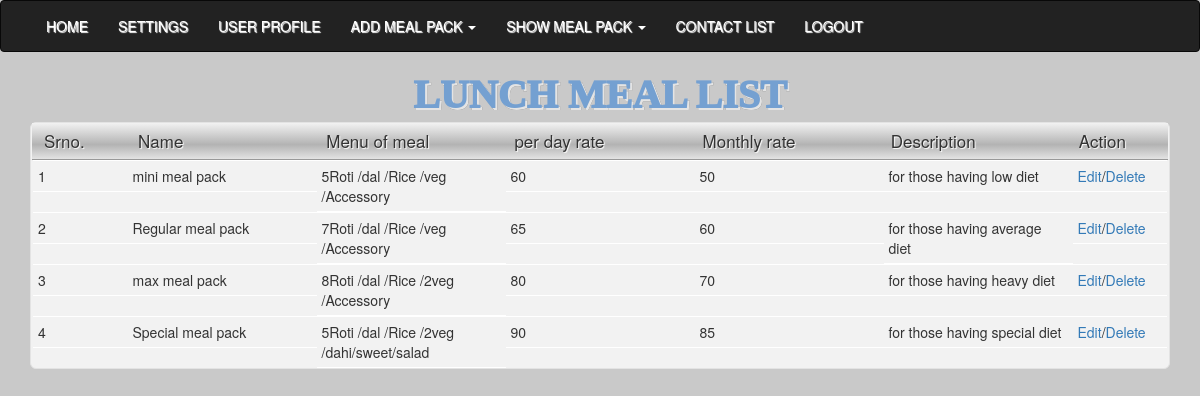
The page /admin/show_lunch_meal.php (signed in) on the database its author committed.
### tables this page shows
CREATE TABLE IF NOT EXISTS `lunchmenu` (
  `id` int(11) NOT NULL AUTO_INCREMENT,
  `name` varchar(255) NOT NULL,
  `menu` varchar(255) NOT NULL,
  `dayrate` int(11) NOT NULL,
  `monthrate` int(11) NOT NULL,
  `description` varchar(255) NOT NULL,
  PRIMARY KEY (`id`)
);

### admin/show_lunch_meal.php (the view, shortened to what this page needs)
<?php
include("header.php");
	$data			=	mysql_query("SELECT * FROM `lunchmenu`")or die(mysql_error());
?>
	<div class="container">
	<h2 class="food_head">lunch  Meal List</h2>
		<div id="table-lunch_dinner">
			<div class="row thead">
				<div class="col-md-1 th">Srno.</div>
				<div class="col-md-2 th">Name</div>
				<div class="col-md-2 th">Menu of meal</div>
				<div class="col-md-2 th">per day rate</div>
				<div class="col-md-2 th">Monthly rate</div>
				<div class="col-md-2 th">Description</div>
				<div class="col-md-1 th">Action</div>
			</div>
					<?php
						$i	=	1;
						while($row	=	mysql_fetch_array($data))
						{
							$name			=	$row['name'];
							$menu			=	$row['menu'];
							$dayrate		=	$row['dayrate'];
							$monthrate		=	$row['monthrate'];
							$description	=	$row['description'];
					?>
						<div class="row tr">
							<div class="col-md-1 td"><?php echo $i; $i++;?></div>
							<div class="col-md-2 td"><?php echo $name;?></div>
							<div class="col-md-2 td"><?php echo $menu;?></div>
							<div class="col-md-2 td"><?php echo $dayrate;?></div>
							<div class="col-md-2 td"><?php echo $monthrate;?></div>
							<div class="col-md-2 td"><?php echo $description;?></div>
							<div class="col-md-1 td"><a href="edit_lunch_meal.php?id=<?php echo $row['id'];?>" />Edit</a>/<a onclick="return confirm('Are you sure you want to delete this record')" href="delete_lunch_meal.php?id=<?php echo $row['id'];?>" />Delete</a></div>
						</div>
					<?php
						}
					?>
		</div>
	</div>
	</body>
</html>

### admin/css/lunch&dinner.css (style rules this page uses)
#table-lunch_dinner { border: 1px solid #e3e3e3; background-color: #f2f2f2; width: 100%; border-radius: 6px; -webkit-border-radius: 6px; -moz-border-radius: 6px; }
#table-lunch_dinner .td, #table-lunch_dinner .th { padding: 5px; color: #333; }
#table-lunch_dinner .thead { margin-left:1px; margin-right:1px; font-family: "Lucida Sans Unicode", "Lucida Grande", sans-serif; padding: .2em 0 .2em .5em; text-align: left; color: #4B4B4B; background-color: #C8C8C8; background-image: -webkit-gradient(linear, left top, left bottom, from(#f2f2f2), to(#e3e3e3), color-stop(.6,#B3B3B3)); background-image: -moz-linear-gradient(top, #D6D6D6, #B0B0B0, #B3B3B3 90%); border-bottom: solid 1px #999; }
#table-lunch_dinner .tr { margin-left:2px; margin-right:2px; }
#table-lunch_dinner .th { font-family: 'Helvetica Neue', Helvetica, Arial, sans-serif; font-size: 17px; line-height: 20px; font-style: normal; font-weight: normal; text-align: left; text-shadow: white 1px 1px 1px; }
#table-lunch_dinner .td { line-height: 20px; font-family: 'Helvetica Neue', Helvetica, Arial, sans-serif; font-size: 14px; border-bottom: 1px solid #fff; border-top: 1px solid #fff; }
.food_head { text-shadow: 2px 2px 0 #FFFFFF, 2px 2px 0 #000000; color: #2178d9; opacity:0.5; font-family:'Oleo Script', cursive; font-size: 40px; font-weight: 1000; line-height: 45px; margin: 0 0 5px; text-align: center; text-transform: uppercase; }

### rows shown on the page
lunchmenu: name "mini meal pack", menu "5Roti /dal /Rice /veg /Accessory", dayrate "60", monthrate "50", description "for those having low diet"
lunchmenu: name "Regular meal pack", menu "7Roti /dal /Rice /veg /Accessory", dayrate "65", monthrate "60", description "for those having average diet"
lunchmenu: name "max meal pack", menu "8Roti /dal /Rice /2veg /Accessory", dayrate "80", monthrate "70", description "for those having heavy diet"
lunchmenu: name "Special meal pack", menu "5Roti /dal /Rice /2veg /dahi/sweet/salad", dayrate "90", monthrate "85", description "for those having special diet"
